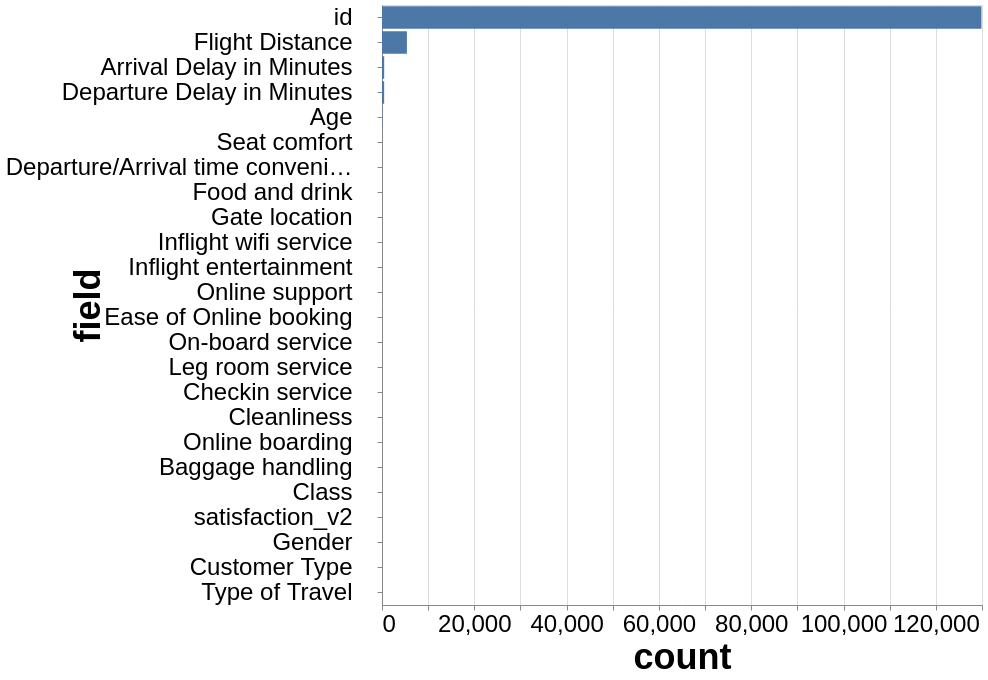

The Vega-Lite source for this figure:
### Vega-Lite specification from a JSON file in a GitHub repository (floating-point values rounded to 4 significant figures)
{"config": {"view": {}, "mark": {}, "axis": {"labelFontSize": 24, "titleFontSize": 36}}, "data": {"name": "data-fd22828f7bf89e47944ade0096e1ab34"}, "mark": "bar", "encoding": {"x": {"type": "quantitative", "field": "count"}, "y": {"type": "nominal", "axis": {"labelLimit": 350, "labelPadding": 25, "titlePadding": 75}, "field": "field", "sort": {"field": "count", "order": "descending"}}}, "height": 600, "width": 600, "$schema": "https://vega.github.io/schema/vega-lite/v5.json", "datasets": {"data-fd22828f7bf89e47944ade0096e1ab34": [{"field": "id", "count": 129880}, {"field": "satisfaction_v2", "count": 2}, {"field": "Gender", "count": 2}, {"field": "Customer Type", "count": 2}, {"field": "Age", "count": 75}, {"field": "Type of Travel", "count": 2}, {"field": "Class", "count": 3}, {"field": "Flight Distance", "count": 5398}, {"field": "Seat comfort", "count": 6}, {"field": "Departure/Arrival time convenient", "count": 6}, {"field": "Food and drink", "count": 6}, {"field": "Gate location", "count": 6}, {"field": "Inflight wifi service", "count": 6}, {"field": "Inflight entertainment", "count": 6}, {"field": "Online support", "count": 6}, {"field": "Ease of Online booking", "count": 6}, {"field": "On-board service", "count": 6}, {"field": "Leg room service", "count": 6}, {"field": "Baggage handling", "count": 5}, {"field": "Checkin service", "count": 6}, {"field": "Cleanliness", "count": 6}, {"field": "Online boarding", "count": 6}, {"field": "Departure Delay in Minutes", "count": 466}, {"field": "Arrival Delay in Minutes", "count": 472}]}}
